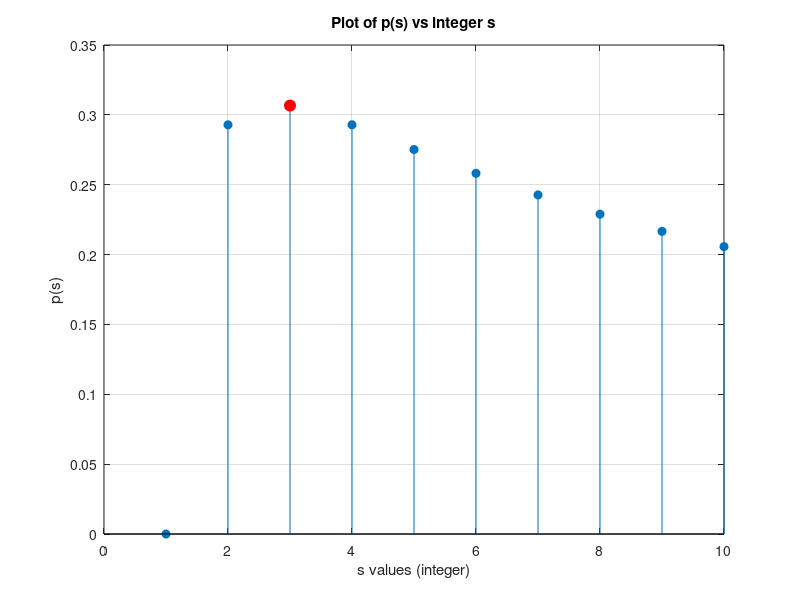

This figure's MATLAB source:
%HW2-q1-a-iii

%p(s)
p= @(s) 1-(1./s).^(1./s);

sval=1:10; %integer s
pval=p(sval);

[pmax,idx]=max(pval);
smax=sval(idx);

%plot
figure
stem(sval,pval,'filled');
xlabel('s values (integer)');
ylabel('p(s)');
title('Plot of p(s) vs integer s');
grid on;
hold on;
plot(smax,pmax,'ro','MarkerSize',8,'MarkerFaceColor','r');
fprintf('Maximum p(s) ≈ %.6f at integer s = %d\n',pmax,smax);